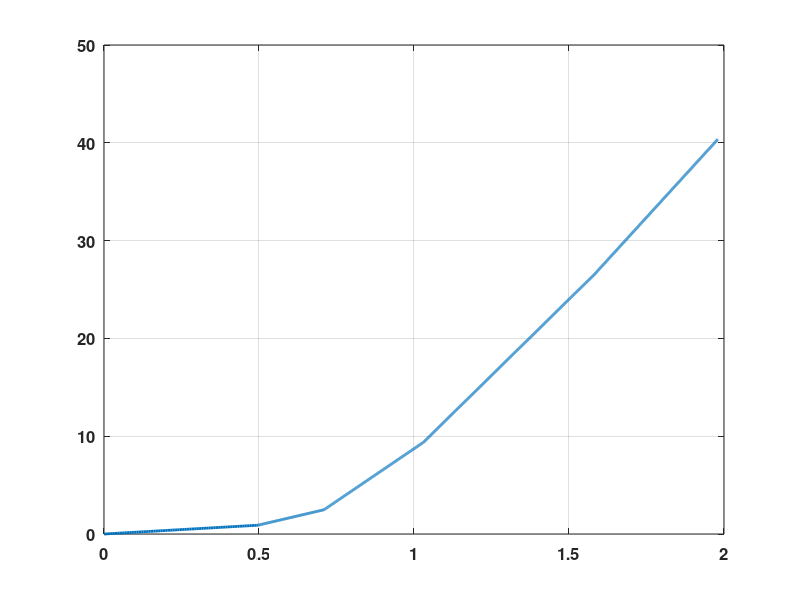

Write the MATLAB code that produced this figure.
clear
k = 1;
%% line1
x0 = 0;
y0 = 0;
x1 = 0.66;
y1 = 1.98;


for Id = 0:0.01:40.36
    if (0<Id) && (Id<0.9)
        Vds(k)= Id/1.81;
        
    elseif (0.9<=Id) && (Id<2.48)
        Vds(k)=(Id+2.78)/7.41;
        
    elseif (2.48<=Id) && (Id<9.36)
        Vds(k)=(Id+12.78)/21.5;
        
    elseif (9.36<=Id) && (Id<=26.48)
        Vds(k)=(Id+22.7)/31.13;
    elseif (26.48<=Id) && (Id<=40.36)
        Vds(k)=(Id+28.35)/34.7;
    end
    k = k+1;
end
Id = 0:0.01:40.36;
plot(Vds,Id,'LineWidth',2)
grid on
set(gca,'fontsize',12,'FontWeight','bold')
